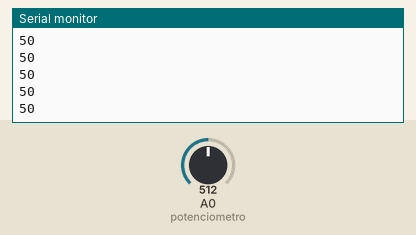
This sketch was run on a simulated Arduino Uno, built with avr-gcc and run on an emulated ATmega328P. On the bench: the last lines printed to the serial monitor. The inputs (shaded band) are chosen by the test bench; at power-on: A0 (potenciometro) = 512.

Above: at 1.2 s.
1.3 s: A0 (potenciometro) set to 716
At 1.31 s:
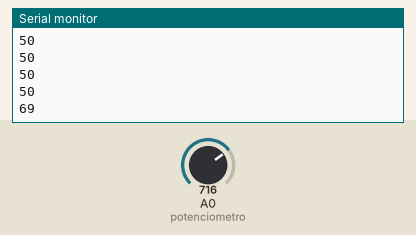
2.8 s: A0 (potenciometro) set to 900
At 2.81 s:
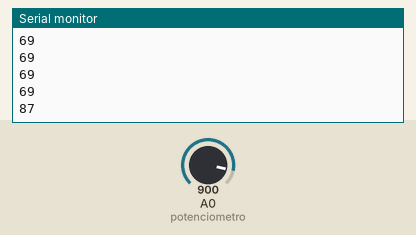
Timing chart, 0 to 5.8 s (numbered marks = the images above; inputs shaded):
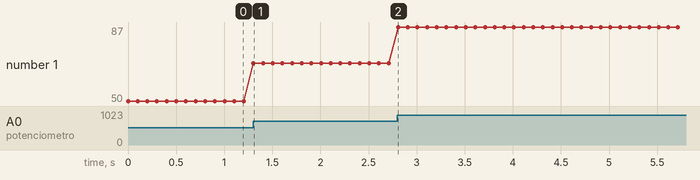

Measured:
- after the input at 1.3 s, the serial monitor: prints a new line at once (image 1)
- after the input at 2.8 s, the serial monitor: prints a new line at once (image 2)
- plotted number 1: 50 → 69 after the input at 1.3 s, 69 → 87 after the input at 2.8 s

The sketch:

ajuste_valvula_entrada.ino
```cpp
const int potenciometro = 0; // pino de entrada do potenciômetro
int valor = 0;

void setup() {
Serial.begin(9600);//taxa de transmissão
}

void loop() {
valor = analogRead(potenciometro);
valor=(valor/10.23);//valor máximo transmitido 100 l/s
Serial.println(valor);
delay(100);
}
```
